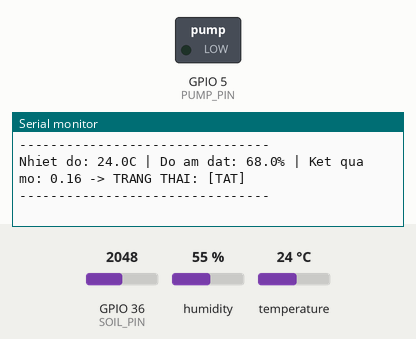
Bench run of a sketch on a simulated ESP32. Shown: switched loads named in the sketch (green lamp = pin HIGH), the last lines printed to the serial monitor. The inputs (shaded band) are chosen by the test bench; at power-on: GPIO 36 (SOIL_PIN) = 2048, temperature 24 °C, humidity 55 %.

Above: at 3.8 s.
3.9 s: GPIO 36 (SOIL_PIN) set to 3603
At 7.1 s:
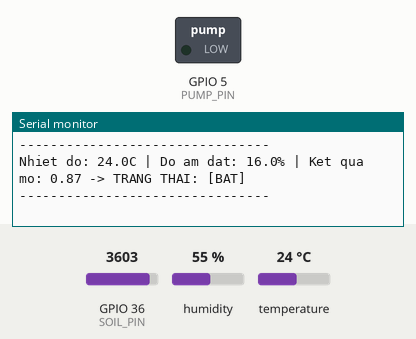
10.6 s: temperature set to 12 °C
At 12.6 s:
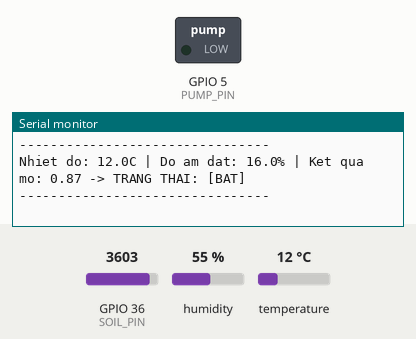
14.5 s: temperature set to 19 °C
At 15.9 s:
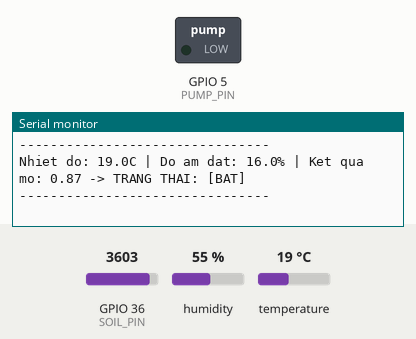
18.4 s: GPIO 36 (SOIL_PIN) set to 4095
At 22.6 s:
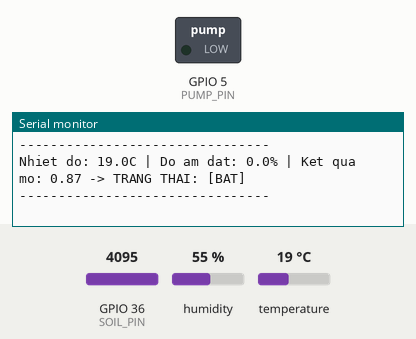
Timing chart, 0 to 23.3 s (numbered marks = the images above; inputs shaded):
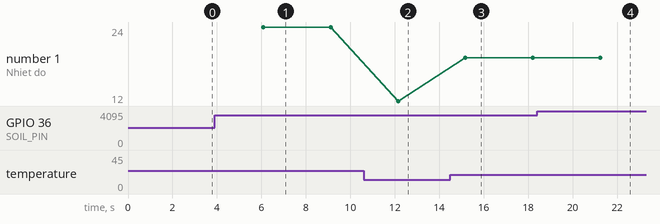

The sketch:

logic_mo_phuong.ino
```cpp
#include <Fuzzy.h>
#include "DHT.h"

// --- CẤU HÌNH CHÂN CẮM (GIỮ NGUYÊN NHƯ BẢN MLP CỦA HUY) ---
#define DHTPIN 4
#define DHTTYPE DHT11
#define SOIL_PIN 36
#define PUMP_PIN 5

DHT dht(DHTPIN, DHTTYPE);
Fuzzy *fuzzy = new Fuzzy();

void setup() {
  Serial.begin(115200);
  dht.begin();

  // Khởi tạo chân bơm là INPUT để chống rò điện lúc mới khởi động
  pinMode(PUMP_PIN, INPUT);

  // 1. ĐỊNH NGHĨA BIẾN ĐẦU VÀO: ĐỘ ẨM ĐẤT (Input 1)
  FuzzyInput *soilMoisture = new FuzzyInput(1);

  // Định nghĩa các vùng mờ (Khô, Vừa, Ướt)
  FuzzySet *dry = new FuzzySet(0, 0, 20, 40);      // Độ ẩm từ 0-40% là vùng Khô
  FuzzySet *mid = new FuzzySet(30, 50, 50, 70);    // Độ ẩm từ 30-70% là vùng Vừa
  FuzzySet *wet = new FuzzySet(60, 80, 100, 100);  // Độ ẩm từ 60-100% là vùng Ướt

  soilMoisture->addFuzzySet(dry);
  soilMoisture->addFuzzySet(mid);
  soilMoisture->addFuzzySet(wet);
  fuzzy->addFuzzyInput(soilMoisture);

  // 2. ĐỊNH NGHĨA BIẾN ĐẦU RA: TRẠNG THÁI BƠM (Output 1)
  FuzzyOutput *pump = new FuzzyOutput(1);

  // Định nghĩa các mức đầu ra (Tắt, Bật)
  FuzzySet *off = new FuzzySet(0, 0, 0, 0.4);
  FuzzySet *on = new FuzzySet(0.6, 1, 1, 1);

  pump->addFuzzySet(off);
  pump->addFuzzySet(on);
  fuzzy->addFuzzyOutput(pump);

  // 3. THIẾT LẬP CÁC LUẬT MỜ (RULES)

  // Luật 1: NẾU Đất Khô THÌ Bật bơm
  FuzzyRuleAntecedent *ifDry = new FuzzyRuleAntecedent();
  ifDry->joinSingle(dry);
  FuzzyRuleConsequent *thenOn = new FuzzyRuleConsequent();
  thenOn->addOutput(on);
  FuzzyRule *rule1 = new FuzzyRule(1, ifDry, thenOn);
  fuzzy->addFuzzyRule(rule1);

  // Luật 2: NẾU Đất Ướt THÌ Tắt bơm
  FuzzyRuleAntecedent *ifWet = new FuzzyRuleAntecedent();
  ifWet->joinSingle(wet);
  FuzzyRuleConsequent *thenOff = new FuzzyRuleConsequent();
  thenOff->addOutput(off);
  FuzzyRule *rule2 = new FuzzyRule(2, ifWet, thenOff);
  fuzzy->addFuzzyRule(rule2);

  Serial.println("================================");
  Serial.println("LOGIC MO (FUZZY) - PHUONG & HUY");
  Serial.println("HE THONG DA SAN SANG!");
  Serial.println("================================");
}

void loop() {
  // Đọc dữ liệu thực tế
  float t = dht.readTemperature();
  int soilRaw = analogRead(SOIL_PIN);

  // Quy đổi giá trị Analog sang % độ ẩm đất
  float soilPercent = map(soilRaw, 4095, 1118, 0, 100);
  soilPercent = constrain(soilPercent, 0, 100);

  // Kiểm tra cảm biến DHT11 (để tránh lỗi đọc)
  if (isnan(t)) {
    delay(1000);
    return;
  }

  // Đưa dữ liệu vào bộ xử lý Logic mờ
  fuzzy->setInput(1, soilPercent);
  fuzzy->fuzzify();

  // Giải mờ để lấy kết quả (Số từ 0.0 đến 1.0)
  float result = fuzzy->defuzzify(1);

  // In thông số ra Serial Monitor để theo dõi
  Serial.print("Nhiet do: "); Serial.print(t, 1); Serial.print("C");
  Serial.print(" | Do am dat: "); Serial.print(soilPercent, 1); Serial.print("%");
  Serial.print(" | Ket qua mo: "); Serial.print(result, 2);

  // Điều khiển Relay dựa trên kết quả giải mờ (Ngưỡng 0.5)
  if (result >= 0.5) {
    Serial.println(" -> TRANG THAI: [BAT]");
    pinMode(PUMP_PIN, OUTPUT);
    digitalWrite(PUMP_PIN, LOW); // Relay kích mức thấp
  } else {
    Serial.println(" -> TRANG THAI: [TAT]");
    pinMode(PUMP_PIN, INPUT);    // Chống rò điện
  }

  Serial.println("--------------------------------");
  delay(3000); // Đợi 3 giây cho lần kiểm tra tiếp theo
}
```

Measured:
- after the input at 3.9 s, the serial monitor: prints a new line after 2.2 s (image 1)
- after the input at 10.6 s, the serial monitor: prints a new line after 1.5 s (image 2)
- after the input at 14.5 s, the serial monitor: prints a new line after 0.67 s (image 3)
- after the input at 18.4 s, the serial monitor: prints a new line after 2.8 s (image 4)
- plotted number 1: 24 → 12 after the input at 10.6 s, 12 → 19 after the input at 14.5 s
